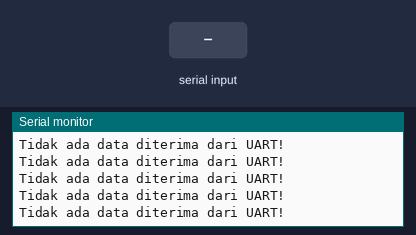
Bench run of a sketch on a simulated ESP32. Parts: the last lines printed to the serial monitor. The test bench sets the inputs (shaded band). WiFi joins after 1.5 s; servers stay silent unless stated; uploads are accepted with an empty reply.

Above: at 2.7 s.
2.8 s: "90,45,200\n" received over the second serial link
At 2.94 s:
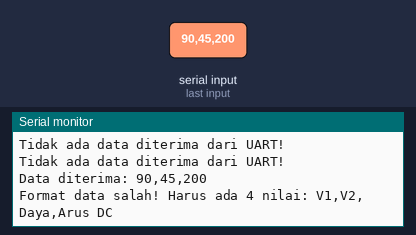
4.3 s: "90,45\n" received over the second serial link
At 4.36 s:
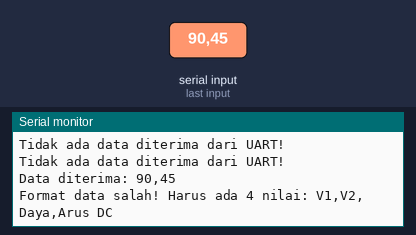
5.8 s: "90,45,200,10\n" received over the second serial link
At 6.18 s:
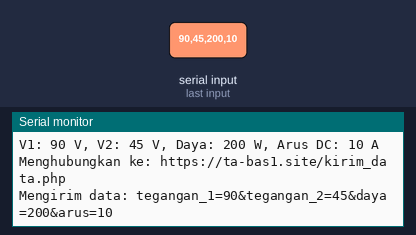
7.3 s: "5\n" received over the second serial link
At 7.47 s:
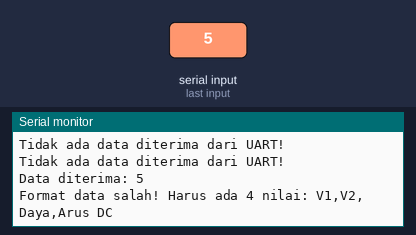

The sketch:

Esp32_Code.ino
```cpp
#include <WiFi.h>
#include <HTTPClient.h>
#include <WiFiClientSecure.h>

// Konfigurasi WiFi
const char* ssid = "TA-BAS1"; // Ganti dengan SSID WiFi Anda
const char* password = "1234567890"; // Ganti dengan password WiFi Anda

// Alamat PHP server
String serverName = "https://ta-bas1.site/kirim_data.php";

// Pakai UART1 untuk komunikasi ke Arduino
HardwareSerial Tegangan(1); // UART1

void setup() {
  Serial.begin(9600);
  Tegangan.begin(9600, SERIAL_8N1, 35, -1);

  // Koneksi ke WiFi
  WiFi.begin(ssid, password);
  Serial.print("Menghubungkan ke WiFi...");
  while (WiFi.status() != WL_CONNECTED) {
    delay(500);
    Serial.print(".");
  }
  Serial.println("\nTerkoneksi ke WiFi! IP Address: " + WiFi.localIP().toString());
}

void loop() {
  // Baca data dari UART
  String data_terima = "";
  if (Tegangan.available()) {
    data_terima = Tegangan.readStringUntil('\n');
    data_terima.trim();
  }

  if (data_terima != "") {
    Serial.print("Data diterima: ");
    Serial.println(data_terima); // Debugging: Tampilkan data mentah

    int c1 = data_terima.indexOf(',');
    int c2 = data_terima.indexOf(',', c1 + 1);
    int c3 = data_terima.indexOf(',', c2 + 1);
    int c4 = data_terima.length(); // Akhir string (setelah koma terakhir)

    if (c1 > 0 && c2 > c1 && c3 > c2) {
      String V1 = data_terima.substring(0, c1);
      String V2 = data_terima.substring(c1 + 1, c2);
      String daya = data_terima.substring(c2 + 1, c3);
      String arus_dc = data_terima.substring(c3 + 1, c4);

      // Debugging: Tampilkan nilai yang diparse
      Serial.print("Parsed - V1: "); Serial.print(V1);
      Serial.print(", V2: "); Serial.print(V2);
      Serial.print(", Daya: "); Serial.print(daya);
      Serial.print(", Arus DC: "); Serial.println(arus_dc);

      // Validasi data numerik
      if (V1.toFloat() >= 0 && V2.toFloat() >= 0 && daya.toFloat() >= 0 && arus_dc.toFloat() >= 0) {
        Serial.print("V1: "); Serial.print(V1);
        Serial.print(" V, V2: "); Serial.print(V2);
        Serial.print(" V, Daya: "); Serial.print(daya);
        Serial.print(" W, Arus DC: "); Serial.print(arus_dc);
        Serial.println(" A");

        if (WiFi.status() == WL_CONNECTED) {
          WiFiClientSecure client;
          client.setInsecure(); // Hanya untuk pengujian, tidak verifikasi sertifikat SSL
          HTTPClient http;

          // Mulai koneksi ke server
          Serial.println("Menghubungkan ke: " + serverName);
          http.begin(client, serverName);
          http.addHeader("Content-Type", "application/x-www-form-urlencoded");

          // Siapkan data untuk dikirim
          String httpRequestData = "tegangan_1=" + V1 + "&tegangan_2=" + V2 + "&daya=" + daya + "&arus=" + arus_dc;
          Serial.println("Mengirim data: " + httpRequestData);

          // Kirim POST request
          int httpResponseCode = http.POST(httpRequestData);

          if (httpResponseCode > 0) {
            String response = http.getString();
            Serial.println("Respon Server: " + response);
          } else {
            Serial.print("Error Kirim Data. Kode: ");
            Serial.println(httpResponseCode);
            Serial.println("Coba lagi dalam 5 detik...");
            delay(5000); // Retry setelah 5 detik jika gagal
            return; // Keluar dari loop untuk mencoba lagi
          }

          http.end();
        } else {
          Serial.println("WiFi tidak terkoneksi! Mencoba reconnect...");
          WiFi.reconnect();
          delay(5000); // Tunggu sebelum mencoba lagi
        }
      } else {
        Serial.println("Data tidak valid (nilai negatif atau bukan numerik)!");
      }
    } else {
      Serial.println("Format data salah! Harus ada 4 nilai: V1,V2,Daya,Arus DC");
    }
  } else {
    Serial.println("Tidak ada data diterima dari UART!");
  }

  delay(100); // Delay untuk stabilitas
}
```

Measured:
- after the input at 2.8 s, the serial monitor: prints a new line at once (image 1)
- after the input at 4.3 s, the serial monitor: prints a new line after 0.05 s (image 2)
- after the input at 5.8 s, the serial monitor: prints a new line after 0.07 s (image 3)
- after the input at 7.3 s, the serial monitor: prints a new line after 0.06 s (image 4)
